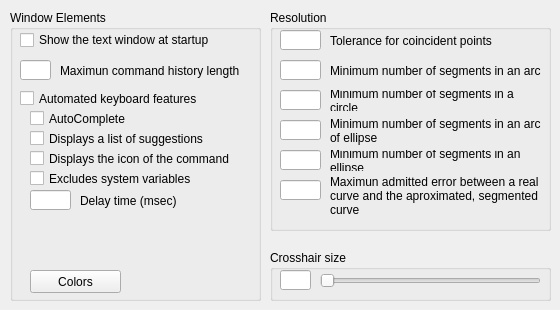
   <widget class="QWidget" name="DisplayTab">
    <attribute name="title">
     <string>Display</string>
    </attribute>
    <widget class="QGroupBox" name="groupBox">
     <property name="geometry">
      <rect>
       <x>10</x>
       <y>10</y>
       <width>251</width>
       <height>291</height>
      </rect>
     </property>
     <property name="title">
      <string>Window Elements</string>
     </property>
     <widget class="QPushButton" name="Button_TextWindowColor">
      <property name="geometry">
       <rect>
        <x>20</x>
        <y>260</y>
        <width>91</width>
        <height>23</height>
       </rect>
      </property>
      <property name="toolTip">
       <string>Displays the Drawing Window Colors dialog box. </string>
      </property>
      <property name="text">
       <string>Colors</string>
      </property>
     </widget>
     <widget class="QCheckBox" name="checkBox_INPUTSEARCHOPTIONS_AUTOCOMPLETE">
      <property name="geometry">
       <rect>
        <x>20</x>
        <y>100</y>
        <width>211</width>
        <height>17</height>
       </rect>
      </property>
      <property name="toolTip">
       <string>Automatically appends suggestions as each keystroke is entered after the second keystroke (system variable INPUTSEARCHOPTIONS).</string>
      </property>
      <property name="text">
       <string>AutoComplete</string>
      </property>
     </widget>
     <widget class="QCheckBox" name="checkBox_SHOWTEXTWINDOW">
      <property name="geometry">
       <rect>
        <x>10</x>
        <y>20</y>
        <width>231</width>
        <height>20</height>
       </rect>
      </property>
      <property name="toolTip">
       <string>Show the text window at startup (system variable SHOWTEXTWINDOW).</string>
      </property>
      <property name="text">
       <string>Show the text window at startup</string>
      </property>
     </widget>
     <widget class="QLabel" name="label_4">
      <property name="geometry">
       <rect>
        <x>50</x>
        <y>50</y>
        <width>191</width>
        <height>21</height>
       </rect>
      </property>
      <property name="text">
       <string>Maximun command history length</string>
      </property>
      <property name="wordWrap">
       <bool>true</bool>
      </property>
     </widget>
     <widget class="QLineEdit" name="lineEdit_CMDINPUTHISTORYMAX">
      <property name="geometry">
       <rect>
        <x>10</x>
        <y>50</y>
        <width>31</width>
        <height>20</height>
       </rect>
      </property>
      <property name="toolTip">
       <string>Sets the maximum number of previous input values that are stored for a prompt in a command (system variable CMDINPUTHISTORYMAX).</string>
      </property>
     </widget>
     <widget class="QLineEdit" name="lineEdit_INPUTSEARCHDELAY">
      <property name="geometry">
       <rect>
        <x>20</x>
        <y>180</y>
        <width>41</width>
        <height>20</height>
       </rect>
      </property>
      <property name="toolTip">
       <string>&lt;html&gt;&lt;head/&gt;&lt;body&gt;&lt;p&gt;Controls the amount of time that elapses before automated keyboard features display at the Command prompt.&lt;/p&gt;&lt;p&gt;Valid values are real numbers from 100 to 10,000, which represent milliseconds.&lt;/p&gt;&lt;/body&gt;&lt;/html&gt;</string>
      </property>
     </widget>
     <widget class="QLabel" name="label_INPUTSEARCHDELAY">
      <property name="geometry">
       <rect>
        <x>70</x>
        <y>180</y>
        <width>171</width>
        <height>21</height>
       </rect>
      </property>
      <property name="text">
       <string>Delay time (msec)</string>
      </property>
      <property name="wordWrap">
       <bool>true</bool>
      </property>
     </widget>
     <widget class="QCheckBox" name="checkBox_INPUTSEARCHOPTIONS_ON">
      <property name="geometry">
       <rect>
        <x>10</x>
        <y>80</y>
        <width>231</width>
        <height>17</height>
       </rect>
      </property>
      <property name="toolTip">
       <string>Turns on/off all automated keyboard features when typing at the Command prompt (system variable INPUTSEARCHOPTIONS).</string>
      </property>
      <property name="text">
       <string>Automated keyboard features</string>
      </property>
     </widget>
     <widget class="QCheckBox" name="checkBox_INPUTSEARCHOPTIONS_DISPLAY_LIST">
      <property name="geometry">
       <rect>
        <x>20</x>
        <y>120</y>
        <width>211</width>
        <height>17</height>
       </rect>
      </property>
      <property name="toolTip">
       <string>Displays a list of suggestions as keystrokes are entered (system variable INPUTSEARCHOPTIONS).</string>
      </property>
      <property name="text">
       <string>Displays a list of suggestions</string>
      </property>
     </widget>
     <widget class="QCheckBox" name="checkBox_INPUTSEARCHOPTIONS_DISPLAY_ICON">
      <property name="geometry">
       <rect>
        <x>20</x>
        <y>140</y>
        <width>211</width>
        <height>17</height>
       </rect>
      </property>
      <property name="toolTip">
       <string>Displays the icon of the command or system variable, if available (system variable INPUTSEARCHOPTIONS).</string>
      </property>
      <property name="text">
       <string>Displays the icon of the command</string>
      </property>
     </widget>
     <widget class="QCheckBox" name="checkBox_INPUTSEARCHOPTIONS_EXCLUDE_SYS_VAR">
      <property name="geometry">
       <rect>
        <x>20</x>
        <y>160</y>
        <width>221</width>
        <height>17</height>
       </rect>
      </property>
      <property name="toolTip">
       <string>Excludes the display of system variables (system variable INPUTSEARCHOPTIONS).</string>
      </property>
      <property name="text">
       <string>Excludes system variables</string>
      </property>
     </widget>
    </widget>
    <widget class="QGroupBox" name="groupBox_2">
     <property name="geometry">
      <rect>
       <x>270</x>
       <y>10</y>
       <width>281</width>
       <height>221</height>
      </rect>
     </property>
     <property name="title">
      <string>Resolution</string>
     </property>
     <widget class="QLineEdit" name="lineEdit_ARCMINSEGMENTQTY">
      <property name="geometry">
       <rect>
        <x>10</x>
        <y>50</y>
        <width>41</width>
        <height>20</height>
       </rect>
      </property>
      <property name="toolTip">
       <string>Minimum number of segments to approximate an arc (system variable ARCMINSEGMENTQTY).</string>
      </property>
     </widget>
     <widget class="QLabel" name="label">
      <property name="geometry">
       <rect>
        <x>60</x>
        <y>50</y>
        <width>211</width>
        <height>21</height>
       </rect>
      </property>
      <property name="text">
       <string>Minimum number of segments in an arc</string>
      </property>
      <property name="wordWrap">
       <bool>true</bool>
      </property>
     </widget>
     <widget class="QLabel" name="label_2">
      <property name="geometry">
       <rect>
        <x>60</x>
        <y>80</y>
        <width>211</width>
        <height>21</height>
       </rect>
      </property>
      <property name="toolTip">
       <string>Minimum number of segments to approximate a circle (system variable CIRCLEMINSEGMENTQTY).</string>
      </property>
      <property name="text">
       <string>Minimum number of segments in a circle</string>
      </property>
      <property name="wordWrap">
       <bool>true</bool>
      </property>
     </widget>
     <widget class="QLineEdit" name="lineEdit_CIRCLEMINSEGMENTQTY">
      <property name="geometry">
       <rect>
        <x>10</x>
        <y>80</y>
        <width>41</width>
        <height>20</height>
       </rect>
      </property>
      <property name="toolTip">
       <string>Minimum number of segments to approximate a circle (system variable CIRCLEMINSEGMENTQTY).</string>
      </property>
     </widget>
     <widget class="QLineEdit" name="lineEdit_TOLERANCE2APPROXCURVE">
      <property name="geometry">
       <rect>
        <x>10</x>
        <y>170</y>
        <width>41</width>
        <height>20</height>
       </rect>
      </property>
      <property name="toolTip">
       <string>Maximum error approximating a curve to segments (system variable TOLERANCE2APPROXCURVE).</string>
      </property>
     </widget>
     <widget class="QLabel" name="label_3">
      <property name="geometry">
       <rect>
        <x>60</x>
        <y>160</y>
        <width>211</width>
        <height>51</height>
       </rect>
      </property>
      <property name="text">
       <string>Maximun admitted error between a real curve and the aproximated, segmented curve</string>
      </property>
      <property name="wordWrap">
       <bool>true</bool>
      </property>
     </widget>
     <widget class="QLineEdit" name="lineEdit_ELLIPSEMINSEGMENTQTY">
      <property name="geometry">
       <rect>
        <x>10</x>
        <y>140</y>
        <width>41</width>
        <height>20</height>
       </rect>
      </property>
      <property name="toolTip">
       <string>Minimum number of segments to approximate an ellipse (system variable ELLIPSEMINSEGMENTQTY).</string>
      </property>
     </widget>
     <widget class="QLabel" name="label_5">
      <property name="geometry">
       <rect>
        <x>60</x>
        <y>140</y>
        <width>211</width>
        <height>21</height>
       </rect>
      </property>
      <property name="toolTip">
       <string>Minimum number of segments to approximate an ellipse (system variable ELLIPSEMINSEGMENTQTY).</string>
      </property>
      <property name="text">
       <string>Minimum number of segments in an ellipse</string>
      </property>
      <property name="wordWrap">
       <bool>true</bool>
      </property>
     </widget>
     <widget class="QLineEdit" name="lineEdit_TOLERANCE2COINCIDENT">
      <property name="geometry">
       <rect>
        <x>10</x>
        <y>20</y>
        <width>41</width>
        <height>20</height>
       </rect>
      </property>
      <property name="toolTip">
       <string>Proximity (tolerance) within 2 point are to be considered coincident (system variable TOLERANCE2COINCIDENT).</string>
      </property>
     </widget>
     <widget class="QLabel" name="label_6">
      <property name="geometry">
       <rect>
        <x>60</x>
        <y>20</y>
        <width>211</width>
        <height>21</height>
       </rect>
      </property>
      <property name="text">
       <string>Tolerance for coincident points</string>
      </property>
      <property name="wordWrap">
       <bool>true</bool>
      </property>
     </widget>
     <widget class="QLineEdit" name="lineEdit_ELLIPSEARCMINSEGMENTQTY">
      <property name="geometry">
       <rect>
        <x>10</x>
        <y>110</y>
        <width>41</width>
        <height>20</height>
       </rect>
      </property>
      <property name="toolTip">
       <string>Minimum number of segments to approximate an arc (system variable ARCMINSEGMENTQTY).</string>
      </property>
     </widget>
     <widget class="QLabel" name="label_7">
      <property name="geometry">
       <rect>
        <x>60</x>
        <y>100</y>
        <width>211</width>
        <height>41</height>
       </rect>
      </property>
      <property name="text">
       <string>Minimum number of segments in an arc of ellipse</string>
      </property>
      <property name="wordWrap">
       <bool>true</bool>
      </property>
     </widget>
    </widget>
    <widget class="QGroupBox" name="groupBox_3">
     <property name="geometry">
      <rect>
       <x>270</x>
       <y>250</y>
       <width>281</width>
       <height>51</height>
      </rect>
     </property>
     <property name="title">
      <string>Crosshair size</string>
     </property>
     <widget class="QLineEdit" name="lineEdit_CURSORSIZE">
      <property name="geometry">
       <rect>
        <x>10</x>
        <y>20</y>
        <width>31</width>
        <height>20</height>
       </rect>
      </property>
      <property name="toolTip">
       <string>Determines the size of the crosshair as a percentage of the screen size (system variable CURSORSIZE).</string>
      </property>
     </widget>
     <widget class="QSlider" name="horizontalSlider_CURSORSIZE">
      <property name="geometry">
       <rect>
        <x>50</x>
        <y>20</y>
        <width>221</width>
        <height>22</height>
       </rect>
      </property>
      <property name="toolTip">
       <string>Determines the size of the crosshair as a percentage of the screen size (system variable CURSORSIZE).</string>
      </property>
      <property name="orientation">
       <enum>Qt::Horizontal</enum>
      </property>
     </widget>
    </widget>
   </widget>
